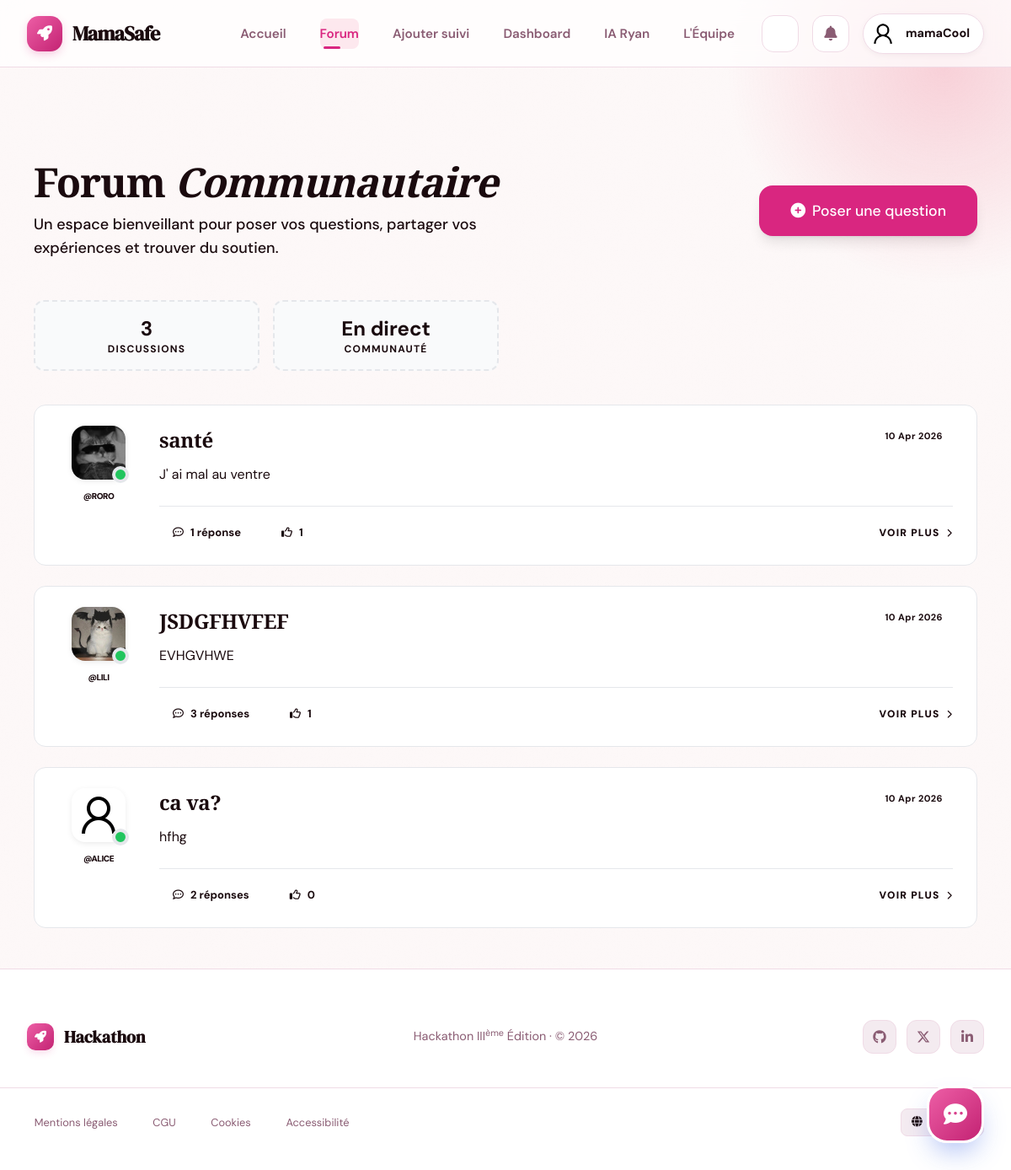
The app's page /forum/ (signed in) with its own data.
### Users/models.py (models this page shows, shortened)
class User(AbstractUser):
    GROUPE_SANGUIN_CHOIX = [
        ('A+', 'A+'), ('A-', 'A-'),
        ('B+', 'B+'), ('B-', 'B-'),
        ('AB+', 'AB+'), ('AB-', 'AB-'),
        ('O+', 'O+'), ('O-', 'O-'),
    ]
    is_admin_user = models.BooleanField(default=False)
    is_customer = models.BooleanField(default=True)
    age = models.PositiveIntegerField(null=True, blank=True, help_text="25")
    date_dernieres_regles = models.DateField(null=True, blank=True, help_text="Date des dernières règles)")
    date_prevue_accouchement = models.DateField(null=True, blank=True)
    taille = models.PositiveIntegerField(null=True, blank=True, help_text="En cm")
    poids_initial = models.FloatField(null=True, blank=True, help_text="En kg")
    groupe_sanguin = models.CharField(
        null=True,
        blank=True,
        max_length=5,
        choices=GROUPE_SANGUIN_CHOIX
    )
    antecedents_medicaux = models.TextField(null=True, blank=True)
    nombre_grossesses_precedentes = models.PositiveIntegerField(default=0, blank=True)
    photo = models.ImageField(
        upload_to="profile_pictures/",
        default="profile_pictures/default.png",
        blank=True,
        null=True,
    )
    def notifications_non_lues(self):
        return self.notifications.filter(is_read=False).order_by("-created_at")
    def nombre_notifications_non_lues(self):
        return self.notifications.filter(is_read=False).count()

### forum/models.py (models this page shows, shortened)
class Question(models.Model):
    user = models.ForeignKey(
        settings.AUTH_USER_MODEL,
        on_delete=models.CASCADE,
        related_name='questions'
    )
    title = models.CharField(max_length=255)
    content = models.TextField()
    image = models.ImageField(upload_to='forum/questions/', blank=True, null=True)
    likes = models.ManyToManyField(settings.AUTH_USER_MODEL, related_name='liked_questions', blank=True)
    dislikes = models.ManyToManyField(settings.AUTH_USER_MODEL, related_name='disliked_questions', blank=True)
    created_at = models.DateTimeField(auto_now_add=True)
    updated_at = models.DateTimeField(auto_now=True)
    class Meta:
        ordering = ['-created_at']
    def total_likes(self):
        return self.likes.count()

### forum/views.py (the view)
# urls.py: path('', views.question_list, name='question_list'),
def question_list(request):
    questions = Question.objects.all().select_related('user').prefetch_related('answers')
    return render(request, 'forum/question_list.html', {'questions': questions})

### templates/forum/question_list.html (shortened to what this page needs)
{% extends 'Base/base.html' %}
{% block content %}
<div class="container mx-auto px-4 py-12 max-w-6xl">
    <div class="flex flex-col md:flex-row justify-between items-start md:items-center gap-6 mb-12">
        <div class="animate-fade-in">
            <h1 class="text-4xl md:text-5xl font-black text-ink tracking-tight mb-3">
                Forum <span class="text-primary italic">Communautaire</span>
            </h1>
            <p class="text-ink-muted text-lg font-medium max-w-xl">
                Un espace bienveillant pour poser vos questions, partager vos expériences et trouver du soutien.
            </p>
        </div>
        {% if user.is_authenticated %}
            <a href="{% url 'forum:ask_question' %}" class="btn btn-primary btn-lg shadow-lg group">
                <i class="fas fa-plus-circle transition-transform group-hover:rotate-90"></i>
                Poser une question
            </a>
        {% endif %}
    </div>
    <div class="grid grid-cols-2 md:grid-cols-4 gap-4 mb-10">
        <div class="glass-card p-4 text-center border-dashed border-2">
            <span class="block text-2xl font-bold text-primary">{{ questions.count }}</span>
            <span class="text-xs font-bold uppercase tracking-widest text-ink-muted">Discussions</span>
        </div>
        <div class="glass-card p-4 text-center border-dashed border-2">
            <span class="block text-2xl font-bold text-secondary">En direct</span>
            <span class="text-xs font-bold uppercase tracking-widest text-ink-muted">Communauté</span>
        </div>
    </div>
    <div class="space-y-6">
        {% for question in questions %}
            <div class="cool-card group hover:border-primary/30 transition-all duration-500 hover:-translate-y-1">
                <div class="flex flex-col md:flex-row gap-6">
                    <div class="hidden md:flex flex-col items-center gap-3 w-24 flex-shrink-0">
                        {% if question.user.photo %}
                            <div class="relative">
                                <img src="{{ question.user.photo.url }}" class="w-16 h-16 rounded-2xl object-cover ring-4 ring-paper shadow-md" alt="{{ question.user.username }}">
                                <div class="absolute -bottom-1 -right-1 w-5 h-5 bg-green-500 border-4 border-surface rounded-full"></div>
                            </div>
                        {% else %}
                            <div class="w-16 h-16 rounded-2xl bg-grad-primary flex items-center justify-center text-white font-bold text-2xl shadow-md">
                                {{ question.user.username|first|upper }}
                            </div>
                        {% endif %}
                        <span class="text-[10px] font-black uppercase tracking-tighter text-ink-muted">@{{ question.user.username }}</span>
                    </div>
                    <div class="flex-grow">
                        <div class="flex justify-between items-start gap-4 mb-3">
                            <h2 class="text-2xl font-bold text-ink group-hover:text-primary transition-colors leading-snug">
                                <a href="{% url 'forum:question_detail' question.pk %}">
                                    {{ question.title }}
                                </a>
                            </h2>
                            <span class="hidden md:block text-[10px] font-bold text-ink-muted bg-surface-2 px-3 py-1 rounded-full whitespace-nowrap">
                                {{ question.created_at|date:"d M Y" }}
                            </span>
                        </div>
                        <p class="text-ink-muted leading-relaxed mb-6 line-clamp-2 md:line-clamp-3">
                            {{ question.content }}
                        </p>
                        <div class="flex items-center justify-between pt-4 border-t border-line">
                            <div class="flex items-center gap-4">
                                <span class="flex items-center gap-2 text-sm font-bold text-primary bg-primary/5 px-4 py-2 rounded-xl">
                                    <i class="far fa-comment-dots"></i>
                                    {{ question.answers.count }} réponse{{ question.answers.count|pluralize }}
                                </span>
                                <span class="flex items-center gap-2 text-sm font-bold text-ink-muted bg-surface-2 px-4 py-2 rounded-xl">
                                    <i class="far fa-thumbs-up"></i>
                                    {{ question.total_likes }}
                                </span>
                            </div>
                            <a href="{% url 'forum:question_detail' question.pk %}" class="text-sm font-black uppercase tracking-widest text-ink hover:text-primary flex items-center gap-2 transition-all group/link">
                                Voir plus
                                <i class="fas fa-chevron-right text-[10px] group-hover/link:translate-x-1 transition-transform"></i>
                            </a>
                        </div>
                    </div>
                </div>
            </div>
        {% endfor %}
    </div>
</div>
{% endblock %}

### templates/Base/base.html (shortened to what this page needs)
<html lang="fr" data-theme="light">
    <head>
        <script src="https://cdn.tailwindcss.com"></script>
        <link
            rel="stylesheet"
            href="https://cdnjs.cloudflare.com/ajax/libs/font-awesome/6.5.0/css/all.min.css"
        />
        {% load static %}
        <link rel="stylesheet" href="{% static 'css/style.css' %}" />
    </head>
    <body>
        <header role="banner">
            <nav
                class="navbar"
                role="navigation"
                aria-label="Navigation principale"
            >
                <div class="navbar-inner">
                    <a
                        href="{% url 'users:landing' %}"
                        class="logo"
                        aria-label="Hackathon — Accueil"
                    >
                        <div class="logo-mark"><i class="fas fa-rocket" aria-hidden="true"></i></div>
                        <span class="logo-text">MamaSafe</span>
                    </a>
                    <ul class="nav-links desktop-nav" role="list">
                        <li><a href="{% url 'users:landing' %}" {% if request.path == '/' %}aria-current="page"{% endif %}>Accueil</a></li>
                        <li>
                            <a
                                href="{% url 'forum:question_list' %}"
                                {% if '/forum/' in request.path %}aria-current="page"{% endif %}
                                onclick="if (!{{ user.is_authenticated|lower }}) { alert('Il faudra se connecter pour accéder à cette page.'); return false; }"
                                >Forum</a
                            >
                        </li>
                        <li>
                            <a
                                href="{% url 'pregancy:ajouter_suivi' %}"
                                onclick="if (!{{ user.is_authenticated|lower }}) { alert('Il faudra se connecter pour accéder à cette page.'); return false; }"
                                >Ajouter suivi</a
                            >
                        </li>
                        <li>
                            <a
                                href="{% url 'pregancy:dashboard' %}"
                                onclick="if (!{{ user.is_authenticated|lower }}) { alert('Il faudra se connecter pour accéder à cette page.'); return false; }"
                                >Dashboard</a
                            >
                        </li>
                        {% if user.is_authenticated %}
                        <li><a href="{% url 'users:chat_home' %}" {% if '/chat/' in request.path %}aria-current="page"{% endif %}>IA Ryan</a></li>
                        {% endif %}
                        <li><a href="{% url 'users:about' %}" {% if '/about/' in request.path %}aria-current="page"{% endif %}>L'Équipe</a></li>
                    </ul>
                    <div class="nav-actions desktop-nav">
                        <button
                            class="theme-btn"
                            id="theme-toggle"
                            aria-label="Changer le thème"
                        >
                        </button>
                        {% if user.is_authenticated %}
                        <div class="relative" id="notif-wrapper">
                            <button
                                class="nav-icon-btn"
                                id="notif-btn"
                                aria-haspopup="true"
                                aria-expanded="false"
                                aria-controls="notif-dropdown"
                                aria-label="Notifications — {% if user.nombre_notifications_non_lues > 0 %}{{ user.nombre_notifications_non_lues }} non lues{% else %}aucune nouvelle{% endif %}"
                            >
                                <i class="fas fa-bell" aria-hidden="true"></i>
                            </button>
                        </div>
                        <a href="{% url 'users:profile' %}" class="user-pill" {% if '/profile/' in request.path %}aria-current="page"{% endif %}>
                            {% if user.photo %}
                            <img
                                src="{{ user.photo.url }}"
                                class="avatar"
                                alt="{{ user.username }}"
                            />
                            {% else %}
                            <div class="avatar-initials">
                                {{ user.username|first|upper }}
                            </div>
                            {% endif %}
                            <span class="user-name">{{ user.username }}</span>
                        </a>
                        {% endif %}
                    </div>
                </div>
            </nav>
        </header>
        <main id="main-content" class="main">{% block content %}{% endblock %}</main>
        <footer role="contentinfo">
            <div class="footer-inner">
                <div class="footer-brand">
                    <div class="footer-mark"><i class="fas fa-rocket" aria-hidden="true"></i></div>
                    <span class="footer-brand-name">Hackathon</span>
                </div>
                <p class="footer-copy">
                    Hackathon III<sup>ème</sup> Édition · © 2026
                </p>
                <div class="footer-links" role="list">
                    <a href="https://github.com" aria-label="GitHub" target="_blank" rel="noopener noreferrer">
                        <i class="fab fa-github" aria-hidden="true"></i>
                    </a>
                    <a href="https://twitter.com" aria-label="Twitter" target="_blank" rel="noopener noreferrer">
                        <i class="fab fa-x-twitter" aria-hidden="true"></i>
                    </a>
                    <a href="https://linkedin.com" aria-label="LinkedIn" target="_blank" rel="noopener noreferrer">
                        <i class="fab fa-linkedin-in" aria-hidden="true"></i>
                    </a>
                </div>
            </div>
            <div class="footer-bottom">
                <ul class="footer-legal" role="list">
                    <li><a href="#">Mentions légales</a></li>
                    <li><a href="#">CGU</a></li>
                    <li><a href="#">Cookies</a></li>
                    <li><a href="#">Accessibilité</a></li>
                </ul>
                <button class="footer-lang" aria-label="Changer de langue — Français sélectionné">
                    <i class="fas fa-globe" aria-hidden="true"></i>
                    <span>Français</span>
                </button>
            </div>
        </footer>
        {% if user.is_authenticated and "/chat/" not in request.path %}
        <div class="chat-widget">
            <button
                class="chat-bubble"
                id="chat-trigger"
                onclick="toggleWidget()"
                aria-expanded="false"
                aria-controls="chat-panel"
                aria-label="Ouvrir le chat"
            >
                <i class="fas fa-comment-dots" id="widget-icon"></i>
            </button>
        </div>
        {% endif %} {% block extra_scripts %}{% endblock %}
    </body>
</html>

### records on screen
User: photo (placeholder picture), username "mamaCool"
Question: user.photo (picture), user.username "RORO", title "santé", created_at "10 Apr 2026", content "J' ai mal au ventre", answers.count "1", total_likes "1"
Question: user.photo (picture), user.username "LILI", title "JSDGFHVFEF", created_at "10 Apr 2026", content "EVHGVHWE", answers.count "3", total_likes "1"
Question: user.photo (placeholder picture), user.username "ALICE", title "ca va?", created_at "10 Apr 2026", content "hfhg", answers.count "2", total_likes "0"

### other values on screen
{{ questions.count }} "3"
